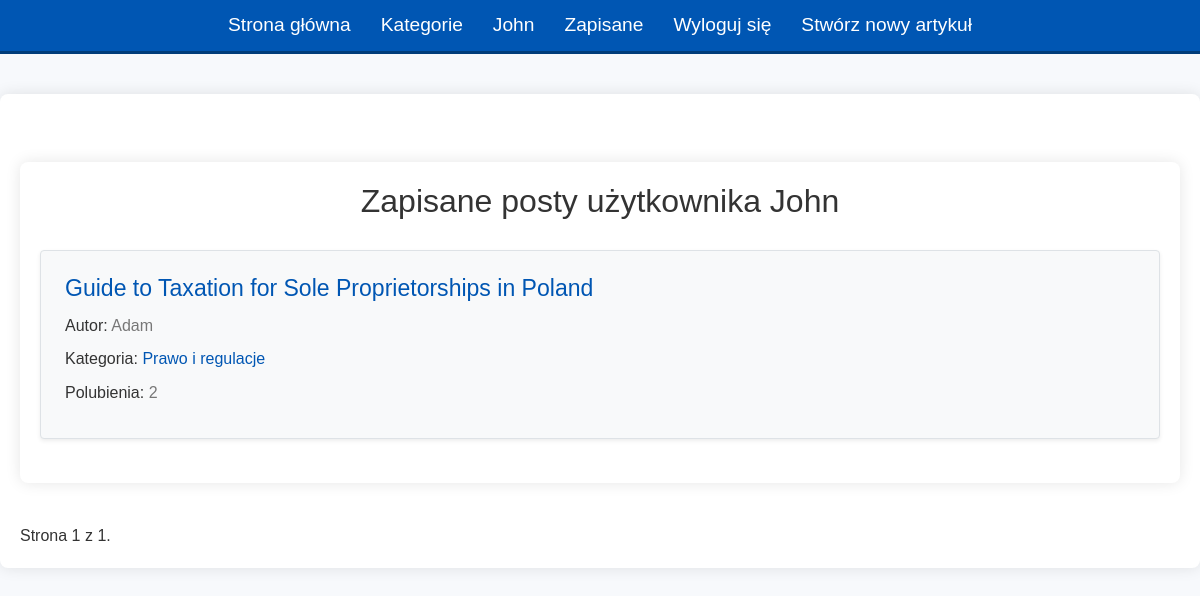
/saved/user/Kamil (signed in), run on the app's committed database.
### finance/models.py (models this page shows, shortened)
class User(AbstractUser):
    id = models.AutoField(primary_key=True)
    username = models.CharField(max_length=100, unique=True)
    email = models.EmailField(max_length=254)
    password = models.CharField(max_length=128)
    if_professional = models.BooleanField(default=False)

class Post(models.Model):
    id = models.AutoField(primary_key=True)
    user = models.ForeignKey(User, on_delete=models.CASCADE, related_name="POST")
    temat = models.CharField(max_length=500)
    post = models.CharField(max_length=10000)
    timestamp = models.DateTimeField(default=timezone.now)
    CATEGORY_CHOICES = [
        ('zakladanie_firmy', 'Zakładanie firmy'),
        ('finance_inwestycje', 'Finanse i inwestycje'),
        ('marketing_sprzedaz', 'Marketing i sprzedaż'),
        ('zarządzanie_operacje', 'Zarządzanie i operacje'),
        ('prawo_regulacje', 'Prawo i regulacje'),
        ('rozwoj_osobisty', 'Rozwój osobisty i networking'),
        ('inne', 'Inne')
    ]
    category = models.CharField(max_length=50, choices=CATEGORY_CHOICES, default='inne')
    like_count = models.IntegerField(default=0)

### finance/views.py (the view)
# urls.py: path("saved/user/<str:user_username>", views.view_saved_posts, name="view_saved_posts"),
def view_saved_posts(request, user_username):
    user = request.user
    saved_post = Save_Post.objects.filter(user= user, if_save = True)
    post_ids = saved_post.values_list('post_id', flat=True)
    posts = Post.objects.filter(id__in = post_ids)
    paginator = Paginator(posts, 10)
    page = request.GET.get('page')
    try:
        posts = paginator.page(page)
    except PageNotAnInteger:
        posts = paginator.page(1)
    return render (request, "finance/saved.html",{
        "posts": posts
    } )

### finance/templates/finance/saved.html (shortened to what this page needs)
{% extends "finance/layout.html" %}
{% block body %}
<div class="saved-posts container mt-5">
    <h2 class="text-center mb-4">Zapisane posty użytkownika {{ user.username }}</h2>
    {% if posts %}
        <div class="posts-list">
            {% for post in posts %}
                <div class="post p-4 mb-4 border rounded shadow-sm bg-light">
                    <h2><a href="{% url 'post_page' post.id %}" class="post-title">{{ post.temat }}</a></h2>
                    <p>Autor: <a href="{% url 'profile' post.user.username %}" class="post-author">{{ post.user.username }}</a></p>
                    <p>Kategoria: <span class="post-category"><a href="{% url 'category' post_category=post.category %}">{{ post.get_category_display }}</a></span></p>
                    <p>Polubienia: <span class="post-likes">{{ post.like_count }}</span></p>
                </div>
            {% endfor %}
        </div>
    {% else %}
        <p class="text-center">Nie zapisałeś jeszcze żadnych postów.</p>
    {% endif %}
</div>
<div class="pagination">
    <span class="step-links">
        <span class="current">
            Strona {{ posts.number }} z {{ posts.paginator.num_pages }}.
        </span>
    </span>
</div>
{% endblock %}

### finance/templates/finance/layout.html (shortened to what this page needs)
{% load static %}
<!DOCTYPE html>
<html lang="pl">
    <head>
        <link rel="stylesheet" href="https://stackpath.bootstrapcdn.com/bootstrap/4.4.1/css/bootstrap.min.css">
        <link href="{% static 'finance/styles.css' %}" rel="stylesheet">
    </head>
    <body>
        <div class="navbar">
            <span><a href="{% url 'index' %}">Strona główna</a></span>
            <span><a href="{% url 'categories' %}">Kategorie</a></span>
            {% if user.is_authenticated %}
                <span><a href="{% url 'profile' user.username %}" id="user_name">{{ user.username }}</a></span>
                <span><a href="{% url 'view_saved_posts' user.username %}">Zapisane</a></span>
                <span><a href="{% url 'logout_view' %}" id="logout">Wyloguj się</a></span>
                <span><a href="{% url 'create' %}">Stwórz nowy artykuł</a></span>
            {% else %}
                <span><a href="{% url 'login_view' %}">Zaloguj się</a></span>
                <span><a href="{% url 'register' %}">Zarejestruj się</a></span>
            {% endif %}
        </div>
        <div class="container">
            {% block body %}
            {% endblock %}
        </div>
    </body>
</html>

### finance/static/finance/styles.css (style rules this page uses)
body { font-family: 'Arial', sans-serif; background-color: #f7f9fc; color: #333; line-height: 1.6; margin: 0; padding: 0; }
.navbar { display: flex; justify-content: center; background-color: #0056b3; padding: 10px; border-bottom: 3px solid #003d7a; }
.navbar span { margin: 0 15px; }
.navbar a { color: #fff; text-decoration: none; font-size: 1.2em; }
.container { max-width: 1200px; margin: 40px auto; padding: 20px; background-color: #fff; border-radius: 8px; box-shadow: 0 0 15px rgba(0, 0, 0, 0.1); }
.posts-list { margin-top: 30px; }
.post { margin-bottom: 30px; padding: 20px; border: 1px solid #e0e0e0; border-radius: 5px; background-color: #fafafa; transition: background-color 0.3s ease; }
.post h2 { font-size: 1.1em; margin-bottom: 10px; }
.post p { margin: 8px 0; }
.post p a { color: #0056b3; text-decoration: none; }
.post h2 { font-size: 1.2em; margin-bottom: 10px; }
.post-title { font-size: 1,5em; margin-bottom: 20px; text-align: center; }
.saved-posts .text-center { text-align: center; }
.saved-posts .posts-list { margin-top: 30px; }
.saved-posts .post { margin-bottom: 30px; padding: 20px; border: 1px solid #e0e0e0; border-radius: 5px; background-color: #fafafa; transition: background-color 0.3s ease; }
.saved-posts .post-title { font-size: 1.2em; margin-bottom: 10px; text-decoration: none; color: #0056b3; }
.saved-posts .post-author, .saved-posts .post-category, .saved-posts .post-likes { color: #777; }

### data on the page
User: username "John"
Post: temat "Guide to Taxation for Sole Proprietorships in Poland", user.username "Adam", category "Prawo i regulacje", like_count "2"

### other printed values
{{ posts.number }} "1"
{{ posts.paginator.num_pages }} "1"
